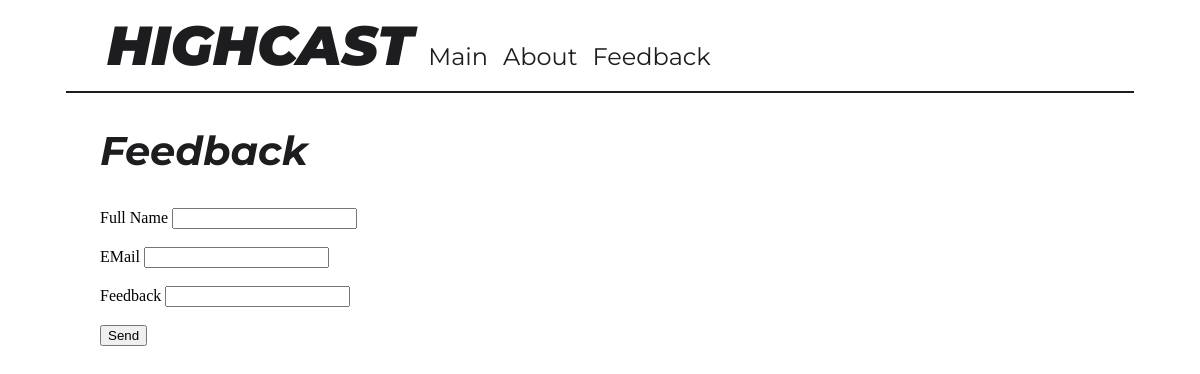
The app's page /feedback/, older data.
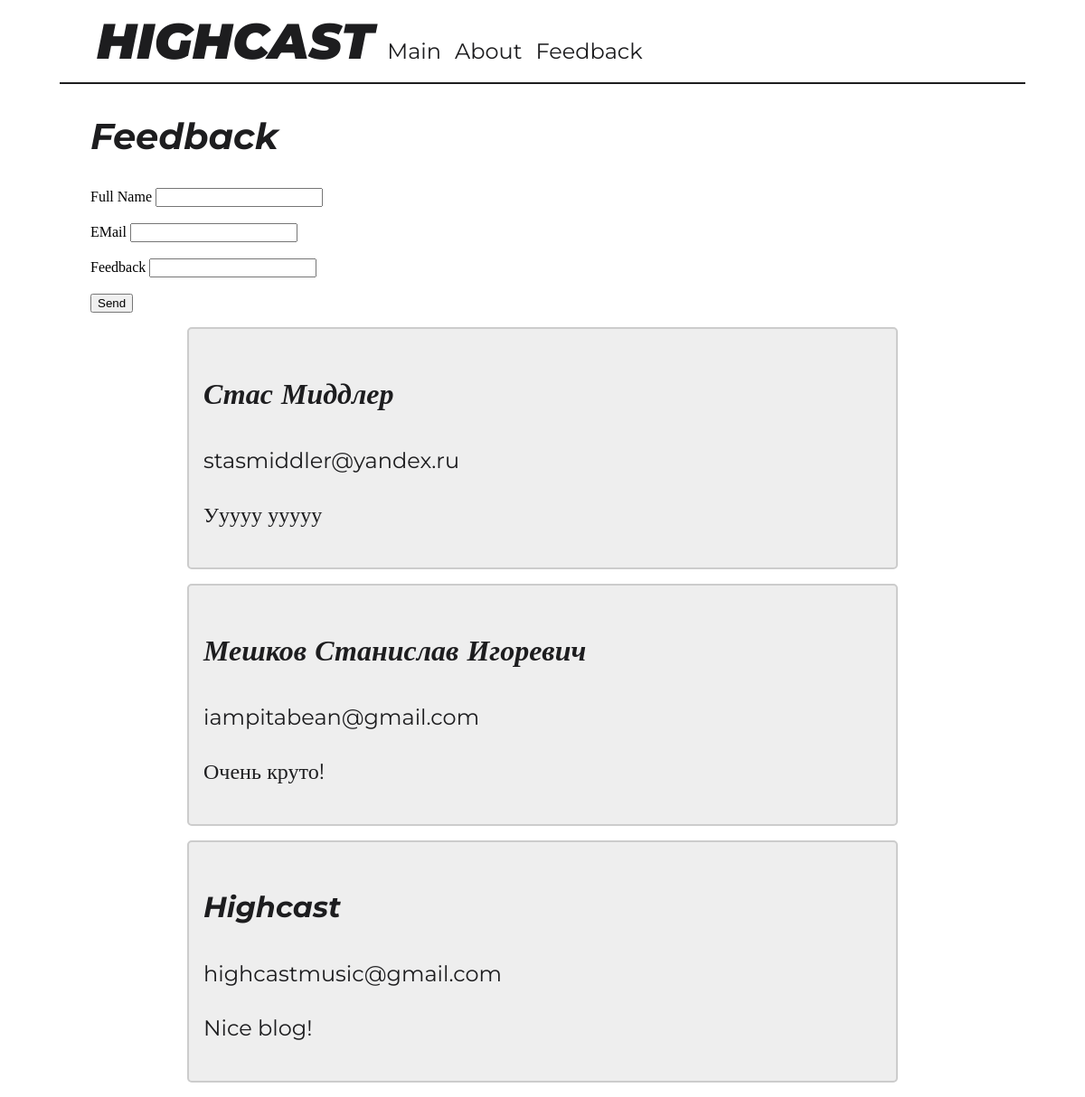
The same page, newer data.
### catalog/models.py (models this page shows, shortened)
class Feedback(models.Model):
    full_name = models.CharField(max_length=60, blank=False)
    email = models.EmailField()
    feedback = models.TextField()
    checkbox = models.BooleanField(default=False)

### catalog/views.py (the view)
# urls.py: path('feedback/', feedback_page),
def feedback_page(request):
    title = "Feedback"
    feedbacks = Feedback.objects.filter(checkbox=True)
    data = {"menu": MENU, "title": title, "feedbacks": feedbacks}
    return render(request, "feedback.html", context=data)

### templates/feedback.html (shortened to what this page needs)
{% extends 'base.html' %}
{% load static %}
{% block content%}
<h2>{{ title }}</h2>
<form action="{% url 'thanks_page' %}" method="POST">
    <label for="full_name">Full Name</label>
    <input name="full_name" id="full_name">
    <br>
    <br>
    <label for="email">EMail</label>
    <input type="email"  name="email" id="email">
    <br>
    <br>
    <label for="feedback">Feedback</label>
    <input name="feedback" id="feedback">
    <br>
    <br>
    <button type="submit">Send</button>
</form>
{% for feedback in feedbacks %}
    <div class="feedback">
        <h3>{{ feedback.full_name }}</h3>
        <p>{{ feedback.email }}</p>
        <p>{{ feedback.feedback }}</p>
    </div>
{% endfor %}
{% endblock %}

### templates/base.html (shortened to what this page needs)
{% load static %}
<!DOCTYPE html>
<html lang="en">
<head>
    <link rel="stylesheet" href="{% static 'css/base.css' %}">
</head>
<body>
    <div class="container">
        <div class="nav_bar">
            <ul>
              <li><a href="/" id="logo">HIGHCAST</a></li>
              <li><a href="/" id="bar">Main</a></li>
              <li><a href="/about" id="bar">About</a></li>
              <li><a href="/feedback" id="bar">Feedback</a></li>
            </ul>
        </div>
        <hr width="90%" color="#1D1D1F" size="2px" />
        <div class="content">
            {% block content %}
            {% endblock %}
        </div>
    </div>
</body>
</html>

### static/CSS/base.css (style rules this page uses)
h2 { color: #1D1D1F; leading-trim: both; text-edge: cap; font-family: Montserrat; font-size: 40px; font-style: italic; font-weight: 700; line-height: normal; }
h3 { color: #1D1D1F; leading-trim: both; text-edge: cap; font-family: Montserrat; font-size: 32px; font-style: italic; font-weight: 700; line-height: 150%; }
p { color: #1D1D1F; leading-trim: both; text-edge: cap; font-family: Montserrat; font-size: 24px; font-style: normal; font-weight: 400; line-height: 150%; }
a { color: #1D1D1F; text-align: center; leading-trim: both; text-edge: cap; font-family: Montserrat; font-size: 24px; font-style: normal; font-weight: 700; line-height: normal; text-decoration: none; }
ul { margin: 0; padding: 4px; }
ul li { display: inline; margin-right: 5px; padding: 3px; }
a#logo { color: #1D1D1F; text-align: center; leading-trim: both; text-edge: cap; font-family: Montserrat; font-size: 55px; font-style: italic; font-weight: 900; line-height: normal; }
a#bar { color: #1D1D1F; text-align: center; leading-trim: both; text-edge: cap; font-family: Montserrat; font-size: 24px; font-style: normal; font-weight: 400; line-height: normal; }
.content { margin: 5px 92px 5px 92px; }
.nav_bar { margin: 5px 92px 5px 92px; }
.feedback { width: 75%; border: 2px solid #ccc; background-color: #eee; border-radius: 5px; padding: 16px; margin: 16px auto; }

Row changes from the older to the newer data that the page shows:
added Feedback: full_name "Стас Миддлер", email "stasmiddler@yandex.ru", feedback "Ууууу ууууу"
added Feedback: full_name "Мешков Станислав Игоревич", email "iampitabean@gmail.com", feedback "Очень круто!"
added Feedback: full_name "Highcast", email "highcastmusic@gmail.com", feedback "Nice blog!"
